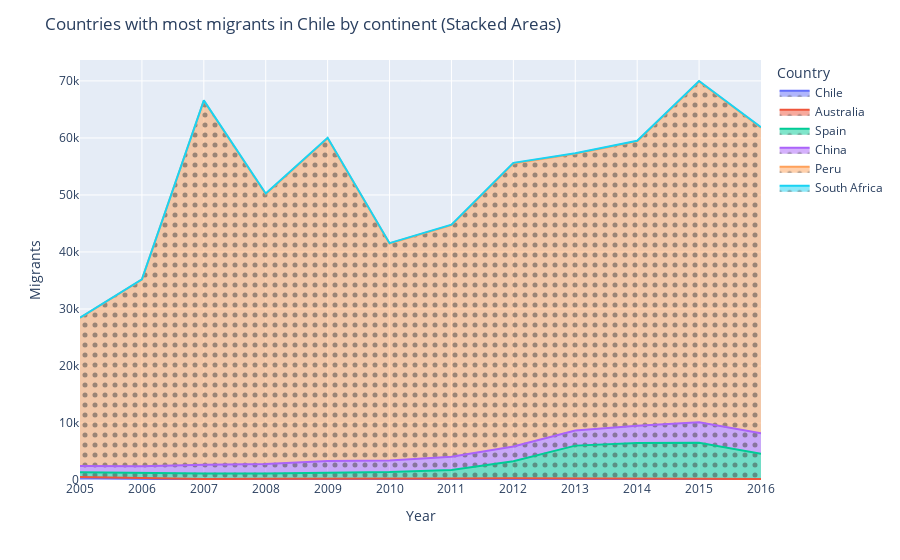

Notebook code cell kept with this figure:
### Code cell
#Crear grafico de areas apiladas
fig = px.area(df_melted, x="Year", y="Migrants", color="Country", line_group="Country",  pattern_shape_sequence=[".", "x", "+"])

fig.update_layout(
    title='Countries with most migrants in Chile by continent (Stacked Areas)',
    xaxis_title='Year',
    yaxis_title='Migrants',
    legend_title='Country'
)
#Setear los años como valor unico para que se muestren todos en el eje x
fig.update_xaxes(tickmode='array', tickvals=all_years)
fig.show()

### Figure 1 — Plotly figure (JSON) as saved in the notebook; plotly's stock layout.template omitted (floating-point values rounded to 4 significant figures)
{"data": [{"fillpattern": {"shape": "."}, "hovertemplate": "Country=Chile<br>Year=%{x}<br>Migrants=%{y}<extra></extra>", "legendgroup": "Chile", "line": {"color": "#636efa"}, "marker": {"symbol": "circle"}, "mode": "lines", "name": "Chile", "orientation": "v", "showlegend": true, "stackgroup": "1", "type": "scatter", "x": [2005, 2006, 2007, 2008, 2009, 2010, 2011, 2012, 2013, 2014, 2015, 2016], "xaxis": "x", "y": [392, 173, 50, 26, 20, 30, 0, 0, 0, 0, 0, 0], "yaxis": "y"}, {"fillpattern": {"shape": "."}, "hovertemplate": "Country=Australia<br>Year=%{x}<br>Migrants=%{y}<extra></extra>", "legendgroup": "Australia", "line": {"color": "#EF553B"}, "marker": {"symbol": "circle"}, "mode": "lines", "name": "Australia", "orientation": "v", "showlegend": true, "stackgroup": "1", "type": "scatter", "x": [2005, 2006, 2007, 2008, 2009, 2010, 2011, 2012, 2013, 2014, 2015, 2016], "xaxis": "x", "y": [123, 160, 145, 200, 186, 186, 262, 291, 293, 244, 235, 154], "yaxis": "y"}, {"fillpattern": {"shape": "."}, "hovertemplate": "Country=Spain<br>Year=%{x}<br>Migrants=%{y}<extra></extra>", "legendgroup": "Spain", "line": {"color": "#00cc96"}, "marker": {"symbol": "circle"}, "mode": "lines", "name": "Spain", "orientation": "v", "showlegend": true, "stackgroup": "1", "type": "scatter", "x": [2005, 2006, 2007, 2008, 2009, 2010, 2011, 2012, 2013, 2014, 2015, 2016], "xaxis": "x", "y": [825, 869, 944, 936, 1092, 1170, 1508, 2989, 5737, 6262, 6313, 4458], "yaxis": "y"}, {"fillpattern": {"shape": "."}, "hovertemplate": "Country=China<br>Year=%{x}<br>Migrants=%{y}<extra></extra>", "legendgroup": "China", "line": {"color": "#ab63fa"}, "marker": {"symbol": "circle"}, "mode": "lines", "name": "China", "orientation": "v", "showlegend": true, "stackgroup": "1", "type": "scatter", "x": [2005, 2006, 2007, 2008, 2009, 2010, 2011, 2012, 2013, 2014, 2015, 2016], "xaxis": "x", "y": [1131, 1210, 1517, 1659, 2054, 2041, 2295, 2609, 2669, 3010, 3583, 3569], "yaxis": "y"}, {"fillpattern": {"shape": "."}, "hovertemplate": "Country=Peru<br>Year=%{x}<br>Migrants=%{y}<extra></extra>", "legendgroup": "Peru", "line": {"color": "#FFA15A"}, "marker": {"symbol": "circle"}, "mode": "lines", "name": "Peru", "orientation": "v", "showlegend": true, "stackgroup": "1", "type": "scatter", "x": [2005, 2006, 2007, 2008, 2009, 2010, 2011, 2012, 2013, 2014, 2015, 2016], "xaxis": "x", "y": [25966, 32746, 63869, 47336, 56586, 38048, 40628, 49643, 48517, 49900, 59767, 53624], "yaxis": "y"}, {"fillpattern": {"shape": "."}, "hovertemplate": "Country=South Africa<br>Year=%{x}<br>Migrants=%{y}<extra></extra>", "legendgroup": "South Africa", "line": {"color": "#19d3f3"}, "marker": {"symbol": "circle"}, "mode": "lines", "name": "South Africa", "orientation": "v", "showlegend": true, "stackgroup": "1", "type": "scatter", "x": [2005, 2006, 2007, 2008, 2009, 2010, 2011, 2012, 2013, 2014, 2015, 2016], "xaxis": "x", "y": [43, 52, 58, 89, 94, 69, 100, 96, 94, 93, 89, 65], "yaxis": "y"}], "layout": {"legend": {"title": {"text": "Country"}, "tracegroupgap": 0}, "margin": {"t": 60}, "title": {"text": "Countries with most migrants in Chile by continent (Stacked Areas)"}, "xaxis": {"anchor": "y", "domain": [0, 1], "tickmode": "array", "tickvals": [2005, 2006, 2007, 2008, 2009, 2010, 2011, 2012, 2013, 2014, 2015, 2016], "title": {"text": "Year"}}, "yaxis": {"anchor": "x", "domain": [0, 1], "title": {"text": "Migrants"}}}}
